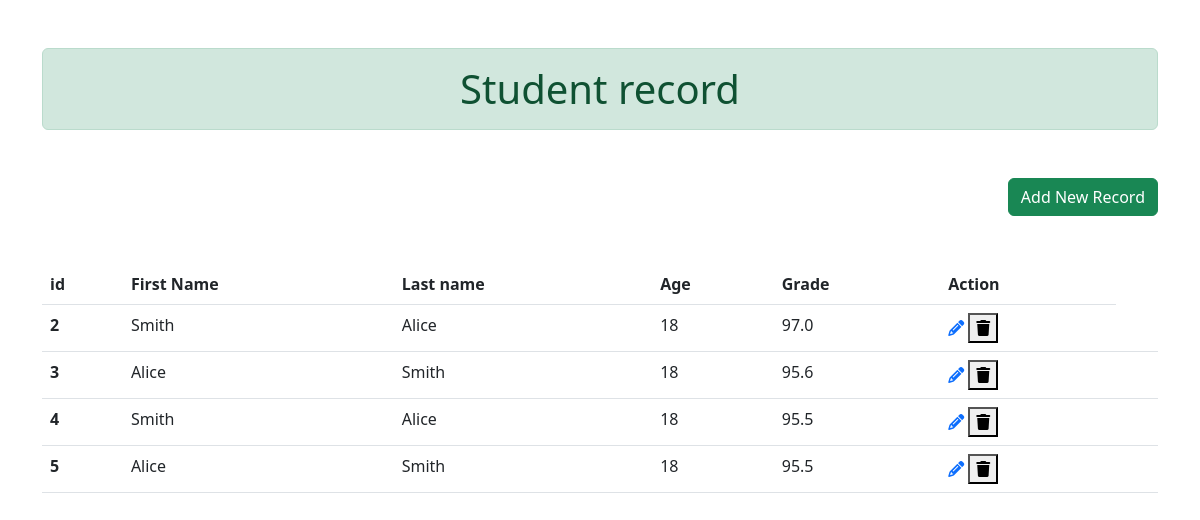
Page /showdata on the committed database.
### app1/models.py (models this page shows)
class Studentrecord(models.Model):
    student_id = models.AutoField(primary_key=True)
    first_name = models.CharField(max_length=20, null=True)
    last_name = models.CharField(max_length=20, null=True)
    age = models.IntegerField()
    grade = models.FloatField()

### app1/views.py (the view)
# urls.py: path('showdata',views.Showdata, name='showdata'),
def Showdata(request):
    data = Studentrecord.objects.all()
    context = {
        'data': data,
    }
    return render(request, 'showdata.html', context)

### templates/showdata.html (shortened to what this page needs)
<!doctype html>
<html lang="en">
<head>
  <link href="https://cdn.jsdelivr.net/npm/bootstrap@5.2.3/dist/css/bootstrap.min.css" rel="stylesheet">
  <link href="https://cdnjs.cloudflare.com/ajax/libs/font-awesome/6.4.0/css/all.min.css" rel="stylesheet">
</head>
<body>
  <div class="container">
      <h1 class="alert alert-success text-center my-5">Student record</h1>
      <a href="{% url 'home' %}" class="btn btn-success float-end mb-5">Add New Record</a>
      <table class="table">
        <thead>
          <tr>
            <th scope="col">id</th>
            <th scope="col">First Name</th>
            <th scope="col">Last name</th>
            <th scope="col">Age</th>
            <th scope="col">Grade</th>
            <th scope="col">Action</th>
          </tr>
        </thead>
        <tbody>
          {% for i in data %}
          <tr>
            <th scope="row">{{i.student_id}}</th>
            <td>{{i.first_name}}</td>
            <td>{{i.last_name}}</td>
            <td>{{i.age}}</td>
            <td>{{i.grade}}</td>
            <td>
              <a href="{% url 'update' i.student_id %}">
              <i class="fa-solid fa-pencil"></i></a>
              <form action="{% url 'delete' i.student_id %}" method="post" class="d-inline">
                <button type="submit">
                  <i class="fa-solid fa-trash"></i>
                </button>
              </form>
            <td>
          </tr>
          {% endfor %}
        </tbody>
      </table>
    </div>
</body>
</html>

### rows in the picture
Studentrecord: student_id "2", first_name "Smith", last_name "Alice", age "18", grade "97.0"
Studentrecord: student_id "3", first_name "Alice", last_name "Smith", age "18", grade "95.6"
Studentrecord: student_id "4", first_name "Smith", last_name "Alice", age "18", grade "95.5"
Studentrecord: student_id "5", first_name "Alice", last_name "Smith", age "18", grade "95.5"
